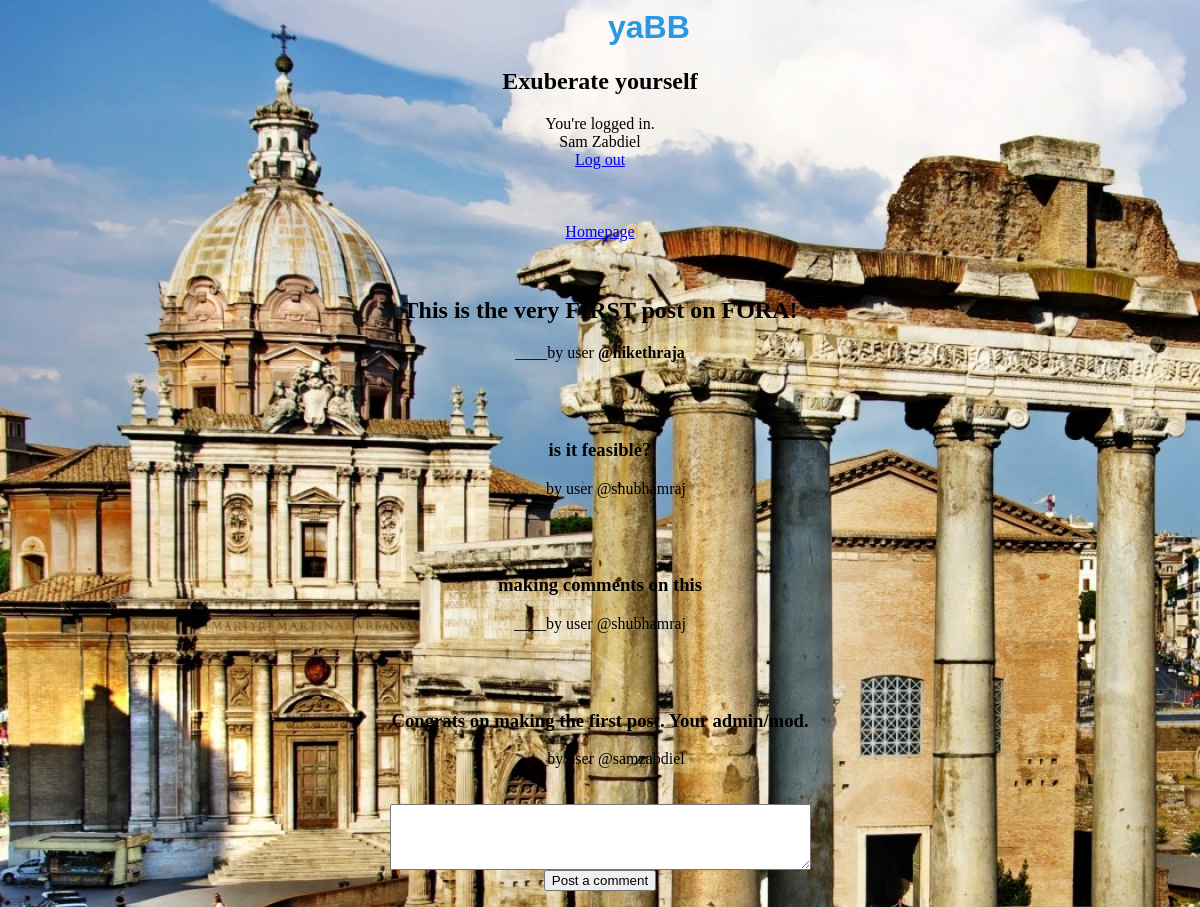
/post.php?postid=37 (signed in), run on the app's committed database.
### tables this page shows
CREATE TABLE IF NOT EXISTS `users` (
`id` int(11) NOT NULL,
  `username` varchar(32) NOT NULL,
  `password` varchar(32) NOT NULL,
  `email_id` varchar(32) NOT NULL,
  `firstname` varchar(32) NOT NULL,
  `lastname` varchar(32) NOT NULL
);

CREATE TABLE IF NOT EXISTS `posts` (
`post_id` int(11) NOT NULL,
  `user_id` int(11) NOT NULL,
  `post` varchar(2048) NOT NULL,
  `upvotes` int(11) NOT NULL
);

CREATE TABLE IF NOT EXISTS `comments` (
`comment_id` int(11) NOT NULL,
  `post_id` int(11) NOT NULL,
  `user_id` int(11) NOT NULL,
  `comment` varchar(400) NOT NULL,
  `upvotes` int(11) NOT NULL
);

### core.inc.php (called while the page is built, shortened)
<?php
function loggedin() {
 if(isset($_SESSION['user_id'])&&!empty($_SESSION['user_id'])) {
   return true;
 }
 else {
   return false;
 }
}
 function getuserfield($field) {
   $query = "SELECT $field FROM users WHERE id='".$_SESSION['user_id']."'";
   if($query_run = mysql_query($query) or die(mysql_error())) {
     if($query_result = mysql_result($query_run,0,$field)) {
       return $query_result;
     }
   }
 }
?>

### post.php (the view, shortened to what this page needs)
<html>
<head>
      <h1>yaBB</h1>
      <h2>Exuberate yourself</h2>
</head>
<body><div class="ervything">
<?php
require 'core.inc.php';
$post_id = $_REQUEST['postid'];
if(loggedin()) {
  $firstname=getuserfield('firstname');
  $lastname=getuserfield('lastname');
  echo '<div id="loggedin">You\'re logged in.<br> '.$firstname.' '.$lastname.'  <br><a href="logout.php">Log out</a><br><br><br><br></div>';
?>
 <a href="index.php">Homepage</a> <br><br><br> <?php
$query_posts = "SELECT * From posts WHERE post_id='".$post_id."'";
$query_comments =  "SELECT * From comments WHERE post_id='".$post_id."'";
$query_post_run=mysql_query($query_posts);
if($query_comments_run = mysql_query($query_comments)){
$numb = mysql_num_rows($query_comments_run);
$post_user_id =  mysql_result($query_post_run,0,'user_id');
$post_user = mysql_query("SELECT username,id FROM users WHERE id='".$post_user_id."'");
$post_username = mysql_result($post_user,0,'username');
?><div class="post"><?php
echo '<h2>'.mysql_result($query_post_run,0,'post').'</h2>';
echo "____by user <strong>@$post_username</strong>
<br><br>";?></div><br><?php
if($numb>0){
for($i=$numb-1;$i>=0;$i--) {
  $query_comment_user = mysql_result($query_comments_run,$i,'user_id');
  $q_comment_user = mysql_query("SELECT * FROM users WHERE id='".$query_comment_user."'");
  $comment_username = mysql_result($q_comment_user,0,'username');
  echo '<div class="comment"><h3><br>';
  echo mysql_result($query_comments_run,$i,'comment');
  echo "</h3>____by user @$comment_username<br>";
  ?>
  <br></div><br>  <?php
}
}
else {
  echo '<div class="no_comments"><h2>No comments yet.<br>Be the first to make one.</h2></div>';
}
}
}
else {
   header('Location: index.php');
}
?>
<form action="post.php?postid=<?php echo $post_id?>" method="POST">
<textarea rows="4" cols="50" name="postcomment"></textarea><br>
         <input type="submit" value="Post a comment"></form>
</body>
</html>

### post.php (style rules this page uses)
h1 { text-align:center; font-family: sans-serif; color:#2898E2; border-top-style: solid; border-bottom-style: solid; border-color:black; border-width: 1px; margin-right:600px; margin-left:600px; }
h2 { opacity 0.4; }
body { text-align:center; background-image: url("Background.jpg"); }

### data on the page
users: firstname "Sam", lastname "Zabdiel"
posts: post "This is the very FIRST post on FORA!"
users: username "nikethraja"
comments: comment "is it feasible?", user.username "shubhamraj"
comments: comment "making comments on this", user.username "shubhamraj"
comments: comment "Congrats on making the first post. Your admin/mod.", user.username "samzabdiel"
